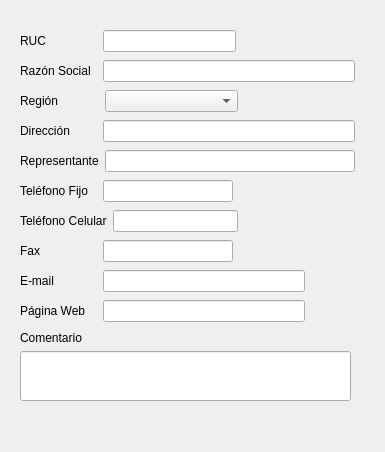
<?xml version="1.0" encoding="UTF-8"?>
<ui version="4.0">
 <class>ui_newedit_cliente</class>
 <widget class="QDialog" name="ui_newedit_cliente">
  <property name="geometry">
   <rect>
    <x>0</x>
    <y>0</y>
    <width>385</width>
    <height>452</height>
   </rect>
  </property>
  <property name="windowTitle">
   <string>Clientes</string>
  </property>
  <property name="windowIcon">
   <iconset resource="Icons.qrc">
    <normaloff>:/Iconos/Iconos/Live_Messenger.png</normaloff>:/Iconos/Iconos/Live_Messenger.png</iconset>
  </property>
  <widget class="QWidget" name="layoutWidget">
   <property name="geometry">
    <rect>
     <x>20</x>
     <y>270</y>
     <width>285</width>
     <height>22</height>
    </rect>
   </property>
   <layout class="QHBoxLayout" name="horizontalLayout_9">
    <item>
     <widget class="QLabel" name="label_8">
      <property name="minimumSize">
       <size>
        <width>77</width>
        <height>0</height>
       </size>
      </property>
      <property name="text">
       <string>E-mail</string>
      </property>
     </widget>
    </item>
    <item>
     <widget class="QLineEdit" name="lineEdit_email">
      <property name="minimumSize">
       <size>
        <width>200</width>
        <height>0</height>
       </size>
      </property>
     </widget>
    </item>
   </layout>
  </widget>
  <widget class="QWidget" name="layoutWidget_2">
   <property name="geometry">
    <rect>
     <x>20</x>
     <y>120</y>
     <width>335</width>
     <height>22</height>
    </rect>
   </property>
   <layout class="QHBoxLayout" name="horizontalLayout_2">
    <item>
     <widget class="QLabel" name="label_3">
      <property name="minimumSize">
       <size>
        <width>77</width>
        <height>0</height>
       </size>
      </property>
      <property name="text">
       <string>Dirección</string>
      </property>
     </widget>
    </item>
    <item>
     <widget class="QLineEdit" name="lineEdit_direccion">
      <property name="minimumSize">
       <size>
        <width>250</width>
        <height>0</height>
       </size>
      </property>
     </widget>
    </item>
   </layout>
  </widget>
  <widget class="QPushButton" name="pushButton_save">
   <property name="geometry">
    <rect>
     <x>279</x>
     <y>410</y>
     <width>35</width>
     <height>31</height>
    </rect>
   </property>
   <property name="toolTip">
    <string>Guardar</string>
   </property>
   <property name="text">
    <string/>
   </property>
   <property name="icon">
    <iconset resource="Icons.qrc">
     <normaloff>:/Iconos/Iconos/save.png</normaloff>:/Iconos/Iconos/save.png</iconset>
   </property>
   <property name="iconSize">
    <size>
     <width>23</width>
     <height>23</height>
    </size>
   </property>
   <property name="shortcut">
    <string/>
   </property>
   <property name="default">
    <bool>false</bool>
   </property>
   <property name="flat">
    <bool>true</bool>
   </property>
  </widget>
  <widget class="QWidget" name="layoutWidget_3">
   <property name="geometry">
    <rect>
     <x>20</x>
     <y>150</y>
     <width>335</width>
     <height>22</height>
    </rect>
   </property>
   <layout class="QHBoxLayout" name="horizontalLayout_3">
    <item>
     <widget class="QLabel" name="label_7">
      <property name="minimumSize">
       <size>
        <width>77</width>
        <height>0</height>
       </size>
      </property>
      <property name="text">
       <string>Representante</string>
      </property>
     </widget>
    </item>
    <item>
     <widget class="QLineEdit" name="lineEdit_representante">
      <property name="minimumSize">
       <size>
        <width>250</width>
        <height>0</height>
       </size>
      </property>
     </widget>
    </item>
   </layout>
  </widget>
  <widget class="QWidget" name="layoutWidget_4">
   <property name="geometry">
    <rect>
     <x>20</x>
     <y>240</y>
     <width>213</width>
     <height>22</height>
    </rect>
   </property>
   <layout class="QHBoxLayout" name="horizontalLayout_6">
    <item>
     <widget class="QLabel" name="label_6">
      <property name="minimumSize">
       <size>
        <width>77</width>
        <height>0</height>
       </size>
      </property>
      <property name="text">
       <string>Fax</string>
      </property>
     </widget>
    </item>
    <item>
     <widget class="QLineEdit" name="lineEdit_fax">
      <property name="minimumSize">
       <size>
        <width>128</width>
        <height>0</height>
       </size>
      </property>
     </widget>
    </item>
   </layout>
  </widget>
  <widget class="QWidget" name="layoutWidget_5">
   <property name="geometry">
    <rect>
     <x>20</x>
     <y>60</y>
     <width>335</width>
     <height>22</height>
    </rect>
   </property>
   <layout class="QHBoxLayout" name="horizontalLayout_7">
    <item>
     <widget class="QLabel" name="label_2">
      <property name="minimumSize">
       <size>
        <width>77</width>
        <height>0</height>
       </size>
      </property>
      <property name="text">
       <string>Razón Social</string>
      </property>
     </widget>
    </item>
    <item>
     <widget class="QLineEdit" name="lineEdit_nombre">
      <property name="minimumSize">
       <size>
        <width>250</width>
        <height>0</height>
       </size>
      </property>
     </widget>
    </item>
   </layout>
  </widget>
  <widget class="QWidget" name="layoutWidget_6">
   <property name="geometry">
    <rect>
     <x>20</x>
     <y>210</y>
     <width>218</width>
     <height>22</height>
    </rect>
   </property>
   <layout class="QHBoxLayout" name="horizontalLayout_5">
    <item>
     <widget class="QLabel" name="label_5">
      <property name="text">
       <string>Teléfono Celular</string>
      </property>
     </widget>
    </item>
    <item>
     <widget class="QLineEdit" name="lineEdit_telefonoCelular"/>
    </item>
   </layout>
  </widget>
  <widget class="QWidget" name="layoutWidget_7">
   <property name="geometry">
    <rect>
     <x>20</x>
     <y>330</y>
     <width>331</width>
     <height>71</height>
    </rect>
   </property>
   <layout class="QVBoxLayout" name="verticalLayout">
    <item>
     <widget class="QLabel" name="label_10">
      <property name="maximumSize">
       <size>
        <width>16777215</width>
        <height>20</height>
       </size>
      </property>
      <property name="text">
       <string>Comentario</string>
      </property>
     </widget>
    </item>
    <item>
     <widget class="QLineEdit" name="lineEdit_comentario">
      <property name="minimumSize">
       <size>
        <width>0</width>
        <height>50</height>
       </size>
      </property>
     </widget>
    </item>
   </layout>
  </widget>
  <widget class="QWidget" name="layoutWidget_8">
   <property name="geometry">
    <rect>
     <x>20</x>
     <y>300</y>
     <width>285</width>
     <height>22</height>
    </rect>
   </property>
   <layout class="QHBoxLayout" name="horizontalLayout_8">
    <item>
     <widget class="QLabel" name="label_9">
      <property name="minimumSize">
       <size>
        <width>77</width>
        <height>0</height>
       </size>
      </property>
      <property name="text">
       <string>Página Web</string>
      </property>
     </widget>
    </item>
    <item>
     <widget class="QLineEdit" name="lineEdit_paginaWeb">
      <property name="minimumSize">
       <size>
        <width>200</width>
        <height>0</height>
       </size>
      </property>
     </widget>
    </item>
   </layout>
  </widget>
  <widget class="QWidget" name="layoutWidget_9">
   <property name="geometry">
    <rect>
     <x>20</x>
     <y>180</y>
     <width>213</width>
     <height>22</height>
    </rect>
   </property>
   <layout class="QHBoxLayout" name="horizontalLayout_4">
    <item>
     <widget class="QLabel" name="label_4">
      <property name="minimumSize">
       <size>
        <width>77</width>
        <height>0</height>
       </size>
      </property>
      <property name="text">
       <string>Teléfono Fijo</string>
      </property>
     </widget>
    </item>
    <item>
     <widget class="QLineEdit" name="lineEdit_telefonoFijo"/>
    </item>
   </layout>
  </widget>
  <widget class="QPushButton" name="pushButton_cancel">
   <property name="geometry">
    <rect>
     <x>320</x>
     <y>410</y>
     <width>35</width>
     <height>31</height>
    </rect>
   </property>
   <property name="toolTip">
    <string>Cancelar</string>
   </property>
   <property name="text">
    <string/>
   </property>
   <property name="icon">
    <iconset resource="Icons.qrc">
     <normaloff>:/Iconos/Iconos/trash.png</normaloff>:/Iconos/Iconos/trash.png</iconset>
   </property>
   <property name="iconSize">
    <size>
     <width>23</width>
     <height>23</height>
    </size>
   </property>
   <property name="flat">
    <bool>true</bool>
   </property>
  </widget>
  <widget class="QWidget" name="layoutWidget_10">
   <property name="geometry">
    <rect>
     <x>20</x>
     <y>30</y>
     <width>218</width>
     <height>22</height>
    </rect>
   </property>
   <layout class="QHBoxLayout" name="horizontalLayout">
    <item>
     <widget class="QLabel" name="label">
      <property name="minimumSize">
       <size>
        <width>77</width>
        <height>0</height>
       </size>
      </property>
      <property name="maximumSize">
       <size>
        <width>72</width>
        <height>16777215</height>
       </size>
      </property>
      <property name="text">
       <string>RUC</string>
      </property>
     </widget>
    </item>
    <item>
     <widget class="QLineEdit" name="lineEdit_ruc">
      <property name="minimumSize">
       <size>
        <width>133</width>
        <height>0</height>
       </size>
      </property>
      <property name="maximumSize">
       <size>
        <width>133</width>
        <height>16777215</height>
       </size>
      </property>
     </widget>
    </item>
   </layout>
  </widget>
  <widget class="QWidget" name="layoutWidget">
   <property name="geometry">
    <rect>
     <x>20</x>
     <y>90</y>
     <width>218</width>
     <height>22</height>
    </rect>
   </property>
   <layout class="QHBoxLayout" name="horizontalLayout_10">
    <item>
     <widget class="QLabel" name="label_11">
      <property name="minimumSize">
       <size>
        <width>77</width>
        <height>0</height>
       </size>
      </property>
      <property name="text">
       <string>Región</string>
      </property>
     </widget>
    </item>
    <item>
     <widget class="QComboBox" name="comboBox_region">
      <property name="minimumSize">
       <size>
        <width>133</width>
        <height>0</height>
       </size>
      </property>
     </widget>
    </item>
   </layout>
  </widget>
 </widget>
 <tabstops>
  <tabstop>lineEdit_ruc</tabstop>
  <tabstop>lineEdit_nombre</tabstop>
  <tabstop>comboBox_region</tabstop>
  <tabstop>lineEdit_direccion</tabstop>
  <tabstop>lineEdit_representante</tabstop>
  <tabstop>lineEdit_telefonoFijo</tabstop>
  <tabstop>lineEdit_telefonoCelular</tabstop>
  <tabstop>lineEdit_fax</tabstop>
  <tabstop>lineEdit_email</tabstop>
  <tabstop>lineEdit_paginaWeb</tabstop>
  <tabstop>lineEdit_comentario</tabstop>
  <tabstop>pushButton_save</tabstop>
  <tabstop>pushButton_cancel</tabstop>
 </tabstops>
 <resources>
  <include location="Icons.qrc"/>
 </resources>
 <connections/>
</ui>
